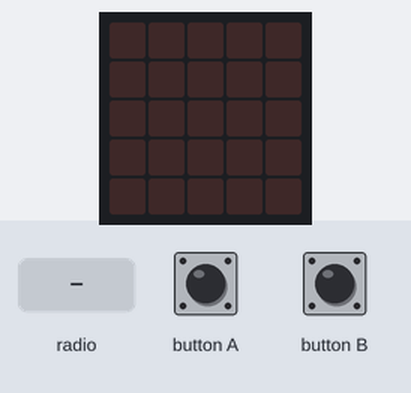
A program run on a simulated BBC micro:bit (MakeCode). On the bench: the board's 5×5 LED display. The inputs (shaded band) are chosen by the test bench.

Above: at 1.2 s.
1.3 s: radio message "0" arrives
At 1.6 s:
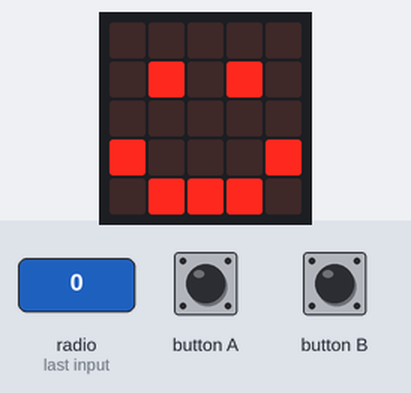
3.9 s: radio message "1" arrives
At 4.7 s:
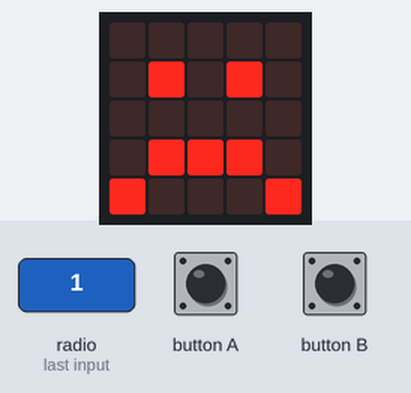
Timing chart, 0 to 6.9 s (numbered marks = the images above; inputs shaded):
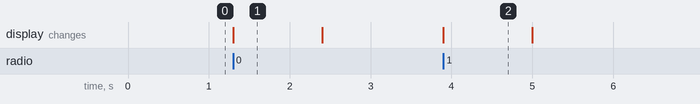

The program:

main.ts
```typescript
radio.onReceivedNumber(function (receivedNumber) {
    if (receivedNumber == 0) {
        basic.showIcon(IconNames.Happy)
        basic.pause(500)
        basic.clearScreen()
    }
    if (receivedNumber == 1) {
        basic.showIcon(IconNames.Sad)
        basic.pause(500)
        basic.clearScreen()
    }
})
input.onButtonPressed(Button.A, function () {
    radio.sendNumber(0)
})
input.onButtonPressed(Button.B, function () {
    radio.sendNumber(1)
})
radio.setGroup(1)
basic.forever(function () {

})
```

test.ts
```typescript
// les tests vont ici ; cela ne sera pas compilé si ce paquet est utilisé en tant qu'extension.
```

Measured:
- after the input at 1.3 s, the display: changes at once (image 1)
- after the input at 3.9 s, the display: changes at once (image 2)
- what the display in image 1 shows lasts 1.1 s, from 1.3 s to 2.4 s
